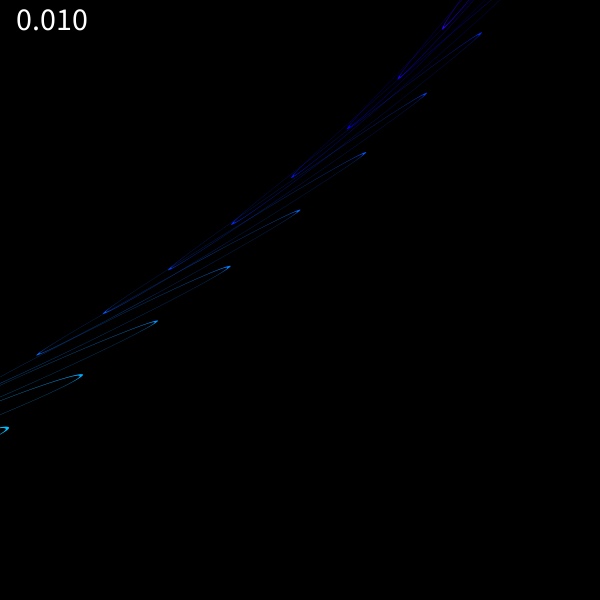
Frame 1 (no input)
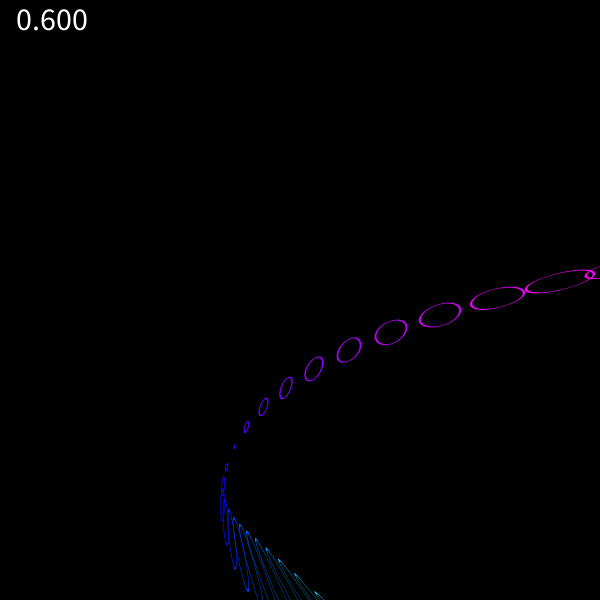
Frame 60 (the mouse pressed at the canvas centre just before this capture)
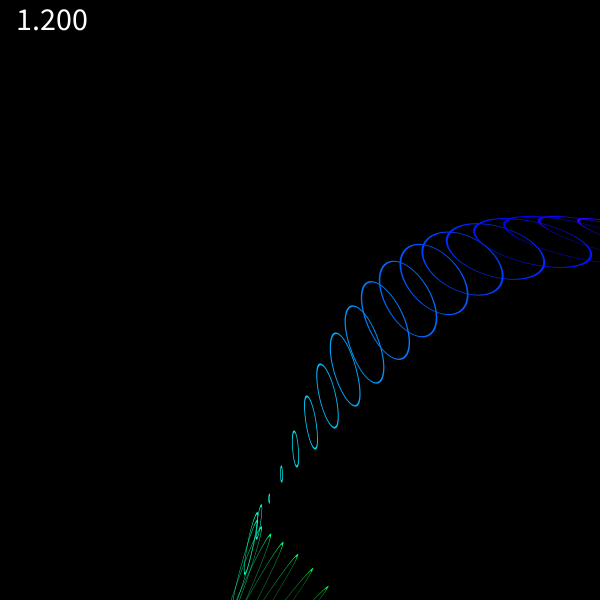
Frame 120 (the mouse held since frame 60 and released just before this capture)

The Processing sketch that drew these frames (run headless with seeded random() and noise(); from frame 60 on, the mouse is pressed at the canvas centre):

// Processing sketch: processing_83515
// ── processing_83515.pde

int time = 0;

void setup(){
  size(600, 600);
  noFill();
  colorMode(HSB, 360);
  textSize(32);
}

void draw(){
  background(0);
  text(frameCount * 0.01, 10, 30);
  for(int i = 0; i < 360; i+= 5){
    float x = cos(radians(i)) * 200 + width / 2;
    float y = sin(radians(i)) * 200 + height / 2;
    float w = cos(radians(time + i * frameCount * 0.01)) * 100;
    w = abs(w);
    stroke(i, 360, 360);
    
    pushMatrix();
    translate(x, y);
    
    //  shearを使ってうねうねさせてみた。
    //OpenProcessingがshear対応してないorz・・・・
    shearX(cos(radians(i + time * 2))); 
    shearY(sin(radians(i + time * 2)));
    applyMatrix(1, cos(radians(i + time * 2)), x, sin(radians(i + time * 2)), 1, y);
    ellipse(0, 0, w, w / 2);
    popMatrix();
  }
  time += 2;
}
